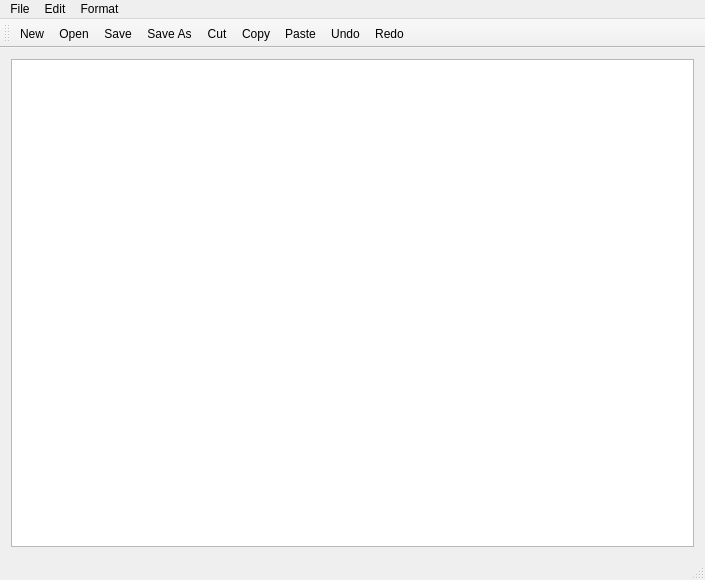
<?xml version="1.0" encoding="UTF-8"?>
<ui version="4.0">
 <class>MainWindow</class>
 <widget class="QMainWindow" name="MainWindow">
  <property name="geometry">
   <rect>
    <x>0</x>
    <y>0</y>
    <width>705</width>
    <height>580</height>
   </rect>
  </property>
  <property name="windowTitle">
   <string>MainWindow</string>
  </property>
  <widget class="QWidget" name="centralWidget">
   <layout class="QHBoxLayout" name="horizontalLayout">
    <item>
     <widget class="QTextEdit" name="textEdit"/>
    </item>
   </layout>
  </widget>
  <widget class="QMenuBar" name="menuBar">
   <property name="geometry">
    <rect>
     <x>0</x>
     <y>0</y>
     <width>705</width>
     <height>31</height>
    </rect>
   </property>
   <widget class="QMenu" name="menuFile">
    <property name="title">
     <string>File</string>
    </property>
    <addaction name="actionNew"/>
    <addaction name="actionOpen"/>
    <addaction name="separator"/>
    <addaction name="actionSave"/>
    <addaction name="actionSave_As"/>
    <addaction name="actionExit"/>
   </widget>
   <widget class="QMenu" name="menuEdit">
    <property name="title">
     <string>Edit</string>
    </property>
    <addaction name="actionCut"/>
    <addaction name="actionCopy"/>
    <addaction name="actionPaste"/>
    <addaction name="separator"/>
    <addaction name="actionUndo"/>
    <addaction name="actionRedo"/>
   </widget>
   <widget class="QMenu" name="menuFormat">
    <property name="title">
     <string>Format</string>
    </property>
    <addaction name="actionFont"/>
   </widget>
   <addaction name="menuFile"/>
   <addaction name="menuEdit"/>
   <addaction name="menuFormat"/>
  </widget>
  <widget class="QToolBar" name="mainToolBar">
   <attribute name="toolBarArea">
    <enum>TopToolBarArea</enum>
   </attribute>
   <attribute name="toolBarBreak">
    <bool>false</bool>
   </attribute>
   <addaction name="actionNew"/>
   <addaction name="actionOpen"/>
   <addaction name="actionSave"/>
   <addaction name="actionSave_As"/>
   <addaction name="actionCut"/>
   <addaction name="actionCopy"/>
   <addaction name="actionPaste"/>
   <addaction name="actionUndo"/>
   <addaction name="actionRedo"/>
  </widget>
  <widget class="QStatusBar" name="statusBar"/>
  <action name="actionNew">
   <property name="icon">
    <iconset resource="Resources.qrc">
     <normaloff>:/img/icons/add-file.png</normaloff>:/img/icons/add-file.png</iconset>
   </property>
   <property name="text">
    <string>New</string>
   </property>
  </action>
  <action name="actionOpen">
   <property name="icon">
    <iconset resource="Resources.qrc">
     <normaloff>:/img/icons/folder.png</normaloff>:/img/icons/folder.png</iconset>
   </property>
   <property name="text">
    <string>Open</string>
   </property>
  </action>
  <action name="actionSave">
   <property name="icon">
    <iconset resource="Resources.qrc">
     <normaloff>:/img/icons/save.png</normaloff>:/img/icons/save.png</iconset>
   </property>
   <property name="text">
    <string>Save</string>
   </property>
  </action>
  <action name="actionSave_As">
   <property name="icon">
    <iconset resource="Resources.qrc">
     <normaloff>:/img/icons/SaveAs.jpg</normaloff>:/img/icons/SaveAs.jpg</iconset>
   </property>
   <property name="text">
    <string>Save As</string>
   </property>
  </action>
  <action name="actionExit">
   <property name="text">
    <string>Exit</string>
   </property>
  </action>
  <action name="actionCut">
   <property name="icon">
    <iconset resource="Resources.qrc">
     <normaloff>:/img/icons/scissors.png</normaloff>:/img/icons/scissors.png</iconset>
   </property>
   <property name="text">
    <string>Cut</string>
   </property>
  </action>
  <action name="actionCopy">
   <property name="icon">
    <iconset resource="Resources.qrc">
     <normaloff>:/img/icons/file.png</normaloff>:/img/icons/file.png</iconset>
   </property>
   <property name="text">
    <string>Copy</string>
   </property>
  </action>
  <action name="actionPaste">
   <property name="icon">
    <iconset resource="Resources.qrc">
     <normaloff>:/img/icons/paste.png</normaloff>:/img/icons/paste.png</iconset>
   </property>
   <property name="text">
    <string>Paste</string>
   </property>
  </action>
  <action name="actionUndo">
   <property name="icon">
    <iconset resource="Resources.qrc">
     <normaloff>:/img/icons/undo.png</normaloff>:/img/icons/undo.png</iconset>
   </property>
   <property name="text">
    <string>Undo</string>
   </property>
  </action>
  <action name="actionRedo">
   <property name="icon">
    <iconset resource="Resources.qrc">
     <normaloff>:/img/icons/redo.png</normaloff>:/img/icons/redo.png</iconset>
   </property>
   <property name="text">
    <string>Redo</string>
   </property>
  </action>
  <action name="actionFont">
   <property name="text">
    <string>Font</string>
   </property>
  </action>
 </widget>
 <layoutdefault spacing="6" margin="11"/>
 <resources>
  <include location="Resources.qrc"/>
 </resources>
 <connections/>
</ui>
